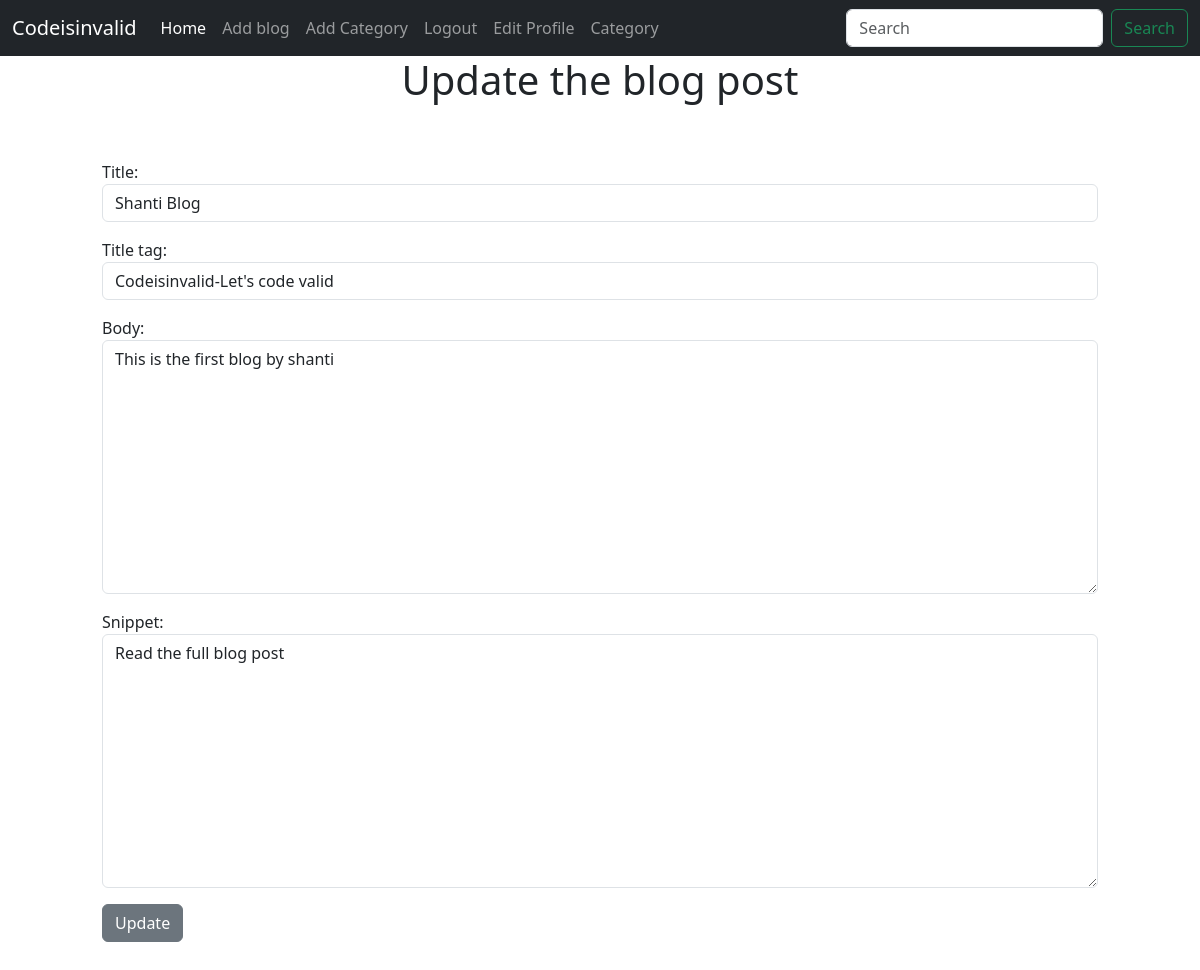
The page /article/edit/13 (signed in) on the database its author committed.
### theblog/models.py (models this page shows, shortened)
class Post(models.Model):
    title = models.CharField(max_length=255)
    title_tag = models.CharField(max_length=255, default="Codeisinvalid-Let's code valid")
    author = models.ForeignKey(User, on_delete=models.CASCADE)
    body = RichTextField(blank=True, null=True)
    post_date = models.DateField(auto_now_add=True)
    category = models.CharField(max_length=50, default='Uncategorized')
    snippet = models.CharField(max_length=200)
    likes = models.ManyToManyField(User, related_name='blog_posts')

### theblog/views.py (the view)
# urls.py: path('article/edit/<int:pk>', UpdatePostView.as_view(), name='update-post'),
class UpdatePostView(UpdateView):
    model = Post
    template_name = 'update_post.html'
    form_class = EditForm

### theblog/forms.py
class EditForm(forms.ModelForm):
    class Meta:
        model = Post
        fields = ('title', 'title_tag', 'body', 'snippet')
        widgets = {
            'title': forms.TextInput(attrs={'class':"form-control",'placeholder':'This is the title area'}),
            'title_tag':forms.TextInput(attrs={'class':'form-control'}),
            'body':forms.Textarea(attrs={'class':'form-control'}),
            'snippet':forms.Textarea(attrs={'class':'form-control'})
        }

### theblog/templates/update_post.html (shortened to what this page needs)
{% extends 'base.html' %}
{% block content %}
{% if user.is_authenticated %}
{% if user.id == post.author.id %}
    <div class="container">
        <h1 class="text-center">Update the blog post</h1>
        <div class="form-group p-5">
            <form method="POST">
                {{form.as_p}}
                <button class="btn btn-secondary">Update</button>
            </form>
        </div>
    </div>
    {% endif %}
{% endif %}
{% endblock content %}

### rows shown on the page
Post: title "Shanti Blog", title_tag "Codeisinvalid-Let's code valid", body "This is the first blog by shanti", snippet "Read the full blog post"
